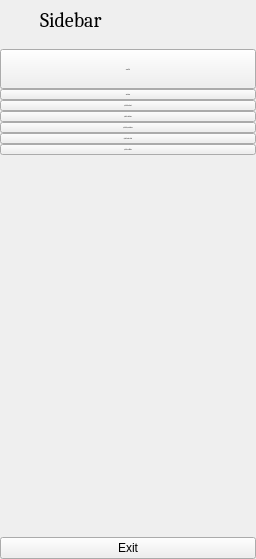
     <widget class="QWidget" name="full_menu_widget" native="true">
      <property name="minimumSize">
       <size>
        <width>256</width>
        <height>0</height>
       </size>
      </property>
      <property name="maximumSize">
       <size>
        <width>256</width>
        <height>16777215</height>
       </size>
      </property>
      <layout class="QVBoxLayout" name="verticalLayout_4">
       <property name="spacing">
        <number>9</number>
       </property>
       <property name="leftMargin">
        <number>0</number>
       </property>
       <property name="topMargin">
        <number>0</number>
       </property>
       <property name="rightMargin">
        <number>0</number>
       </property>
       <property name="bottomMargin">
        <number>0</number>
       </property>
       <item>
        <layout class="QHBoxLayout" name="horizontalLayout_2">
         <property name="spacing">
          <number>0</number>
         </property>
         <item>
          <widget class="QLabel" name="logo_label_2">
           <property name="minimumSize">
            <size>
             <width>40</width>
             <height>40</height>
            </size>
           </property>
           <property name="maximumSize">
            <size>
             <width>40</width>
             <height>40</height>
            </size>
           </property>
           <property name="text">
            <string/>
           </property>
           <property name="pixmap">
            <pixmap>:/icon/icon/Logo.png</pixmap>
           </property>
           <property name="scaledContents">
            <bool>true</bool>
           </property>
          </widget>
         </item>
         <item>
          <widget class="QLabel" name="logo_label_3">
           <property name="font">
            <font>
             <family>Cambria</family>
             <pointsize>15</pointsize>
            </font>
           </property>
           <property name="text">
            <string>Sidebar</string>
           </property>
          </widget>
         </item>
        </layout>
       </item>
       <item>
        <layout class="QVBoxLayout" name="menu_group">
         <property name="spacing">
          <number>0</number>
         </property>
         <item>
          <widget class="QPushButton" name="home_btn_2">
           <property name="sizePolicy">
            <sizepolicy hsizetype="Expanding" vsizetype="Fixed">
             <horstretch>0</horstretch>
             <verstretch>0</verstretch>
            </sizepolicy>
           </property>
           <property name="minimumSize">
            <size>
             <width>104</width>
             <height>40</height>
            </size>
           </property>
           <property name="font">
            <font>
             <family>Cambria</family>
             <pointsize>-1</pointsize>
            </font>
           </property>
           <property name="cursor">
            <cursorShape>PointingHandCursor</cursorShape>
           </property>
           <property name="layoutDirection">
            <enum>Qt::LeftToRight</enum>
           </property>
           <property name="text">
            <string>Trang chủ</string>
           </property>
           <property name="icon">
            <iconset>
             <normaloff>:/icon/icon/home-4-32.ico</normaloff>
             <normalon>:/icon/icon/home-4-48.ico</normalon>:/icon/icon/home-4-32.ico</iconset>
           </property>
           <property name="iconSize">
            <size>
             <width>14</width>
             <height>14</height>
            </size>
           </property>
           <property name="checkable">
            <bool>true</bool>
           </property>
           <property name="autoExclusive">
            <bool>true</bool>
           </property>
          </widget>
         </item>
         <item>
          <widget class="QPushButton" name="dashboard_btn_2">
           <property name="font">
            <font>
             <family>Cambria</family>
             <pointsize>-1</pointsize>
            </font>
           </property>
           <property name="cursor">
            <cursorShape>PointingHandCursor</cursorShape>
           </property>
           <property name="layoutDirection">
            <enum>Qt::LeftToRight</enum>
           </property>
           <property name="text">
            <string>Tổng quan</string>
           </property>
           <property name="icon">
            <iconset>
             <normaloff>:/icon/icon/dashboard-5-32.ico</normaloff>
             <normalon>:/icon/icon/dashboard-5-48.ico</normalon>:/icon/icon/dashboard-5-32.ico</iconset>
           </property>
           <property name="iconSize">
            <size>
             <width>14</width>
             <height>14</height>
            </size>
           </property>
           <property name="checkable">
            <bool>true</bool>
           </property>
           <property name="autoExclusive">
            <bool>true</bool>
           </property>
          </widget>
         </item>
         <item>
          <widget class="QPushButton" name="orders_btn_2">
           <property name="font">
            <font>
             <family>Cambria</family>
             <pointsize>-1</pointsize>
            </font>
           </property>
           <property name="cursor">
            <cursorShape>PointingHandCursor</cursorShape>
           </property>
           <property name="layoutDirection">
            <enum>Qt::LeftToRight</enum>
           </property>
           <property name="text">
            <string>Quản lý đơn hàng</string>
           </property>
           <property name="icon">
            <iconset>
             <normaloff>:/icon/icon/activity-feed-32.ico</normaloff>
             <normalon>:/icon/icon/activity-feed-48.ico</normalon>:/icon/icon/activity-feed-32.ico</iconset>
           </property>
           <property name="iconSize">
            <size>
             <width>14</width>
             <height>14</height>
            </size>
           </property>
           <property name="checkable">
            <bool>true</bool>
           </property>
           <property name="autoExclusive">
            <bool>true</bool>
           </property>
          </widget>
         </item>
         <item>
          <widget class="QPushButton" name="products_btn_2">
           <property name="font">
            <font>
             <family>Cambria</family>
             <pointsize>-1</pointsize>
            </font>
           </property>
           <property name="cursor">
            <cursorShape>PointingHandCursor</cursorShape>
           </property>
           <property name="layoutDirection">
            <enum>Qt::LeftToRight</enum>
           </property>
           <property name="text">
            <string>Quản lý sản phẩm</string>
           </property>
           <property name="icon">
            <iconset>
             <normaloff>:/icon/icon/product-32.ico</normaloff>
             <normalon>:/icon/icon/product-48.ico</normalon>:/icon/icon/product-32.ico</iconset>
           </property>
           <property name="iconSize">
            <size>
             <width>14</width>
             <height>14</height>
            </size>
           </property>
           <property name="checkable">
            <bool>true</bool>
           </property>
           <property name="autoExclusive">
            <bool>true</bool>
           </property>
          </widget>
         </item>
         <item>
          <widget class="QPushButton" name="category_btn_2">
           <property name="sizePolicy">
            <sizepolicy hsizetype="Preferred" vsizetype="Preferred">
             <horstretch>0</horstretch>
             <verstretch>0</verstretch>
            </sizepolicy>
           </property>
           <property name="font">
            <font>
             <family>Cambria</family>
             <pointsize>-1</pointsize>
            </font>
           </property>
           <property name="cursor">
            <cursorShape>PointingHandCursor</cursorShape>
           </property>
           <property name="text">
            <string>Quản lý loại sản phẩm</string>
           </property>
           <property name="checkable">
            <bool>true</bool>
           </property>
           <property name="autoExclusive">
            <bool>true</bool>
           </property>
          </widget>
         </item>
         <item>
          <widget class="QPushButton" name="customers_btn_2">
           <property name="sizePolicy">
            <sizepolicy hsizetype="Preferred" vsizetype="Preferred">
             <horstretch>0</horstretch>
             <verstretch>0</verstretch>
            </sizepolicy>
           </property>
           <property name="font">
            <font>
             <family>Cambria</family>
             <pointsize>-1</pointsize>
            </font>
           </property>
           <property name="cursor">
            <cursorShape>PointingHandCursor</cursorShape>
           </property>
           <property name="layoutDirection">
            <enum>Qt::LeftToRight</enum>
           </property>
           <property name="text">
            <string>Quản lý người dùng</string>
           </property>
           <property name="icon">
            <iconset>
             <normaloff>:/icon/icon/group-32.ico</normaloff>
             <normalon>:/icon/icon/group-48.ico</normalon>:/icon/icon/group-32.ico</iconset>
           </property>
           <property name="iconSize">
            <size>
             <width>14</width>
             <height>14</height>
            </size>
           </property>
           <property name="checkable">
            <bool>true</bool>
           </property>
           <property name="autoExclusive">
            <bool>true</bool>
           </property>
           <property name="autoDefault">
            <bool>false</bool>
           </property>
          </widget>
         </item>
         <item>
          <widget class="QPushButton" name="user_btn_2">
           <property name="font">
            <font>
             <family>Cambria</family>
             <pointsize>-1</pointsize>
            </font>
           </property>
           <property name="cursor">
            <cursorShape>PointingHandCursor</cursorShape>
           </property>
           <property name="text">
            <string>Quản lý tài khoản</string>
           </property>
           <property name="iconSize">
            <size>
             <width>14</width>
             <height>14</height>
            </size>
           </property>
           <property name="checkable">
            <bool>true</bool>
           </property>
           <property name="autoExclusive">
            <bool>true</bool>
           </property>
          </widget>
         </item>
        </layout>
       </item>
       <item>
        <spacer name="verticalSpacer_2">
         <property name="orientation">
          <enum>Qt::Vertical</enum>
         </property>
         <property name="sizeHint" stdset="0">
          <size>
           <width>20</width>
           <height>373</height>
          </size>
         </property>
        </spacer>
       </item>
       <item>
        <widget class="QPushButton" name="exit_btn_2">
         <property name="text">
          <string>Exit</string>
         </property>
         <property name="icon">
          <iconset>
           <normaloff>:/icon/icon/close-window-64.ico</normaloff>:/icon/icon/close-window-64.ico</iconset>
         </property>
         <property name="iconSize">
          <size>
           <width>14</width>
           <height>14</height>
          </size>
         </property>
        </widget>
       </item>
      </layout>
     </widget>
